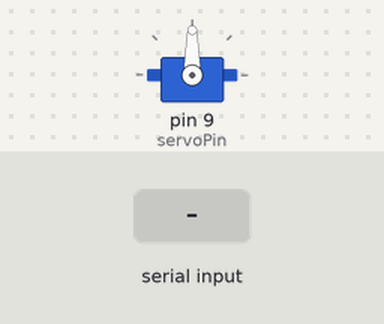
The sketch below on a simulated Arduino Uno, built with avr-gcc and run on an emulated ATmega328P. On the bench: servo. The inputs (shaded band) are chosen by the test bench.

Above: at 1.2 s.
1.3 s: "a" received over Serial
At 2.6 s:
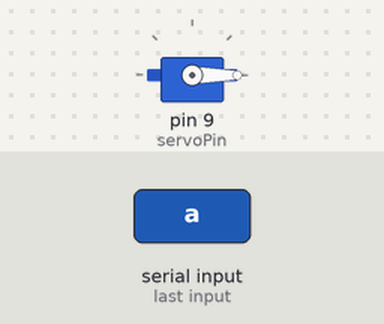
Timing chart, 0 to 4.3 s (numbered marks = the images above; inputs shaded):
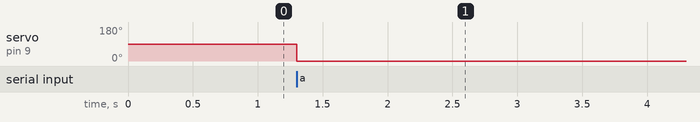

Measured:
- after the input at 1.3 s, servo on pin 9 (servoPin): 90° → 0° at once

The sketch:

servoooooo.ino
```cpp
// Include the Servo library
#include <Servo.h>
// Declare the Servo pin
int servoPin = 9;
// Create a servo object
char i = 'a';
Servo Servo1;
void setup() {
   // We need to attach the servo to the used pin number
   Servo1.attach(servoPin);
   Serial.begin(9600);
}
void loop(){

  if(Serial.available()>0)
  {
    if(i == 'a' )
   Servo1.write(0);

     else if( i == 'b' )
     Servo1.write(90);

     else if ( i == 'c')
       Servo1.write(180);
  }

};
```
